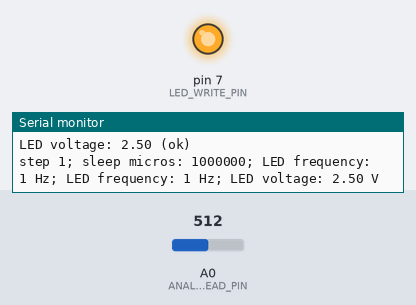
Recording of a sketch running on a simulated Arduino Uno, built with avr-gcc and run on an emulated ATmega328P. Shown: output pins drawn as LEDs (lit = HIGH), the last lines printed to the serial monitor. Inputs (shaded band) come from the test bench; at power-on: A0 (ANALOG_READ_PIN) = 512.

Above: at 0.2 s.
At 19.84 s:
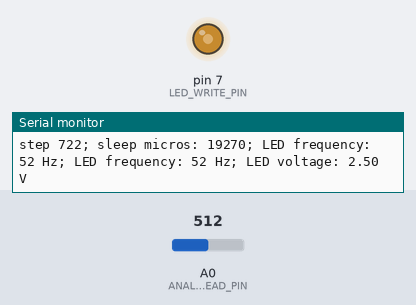
At 39.57 s:
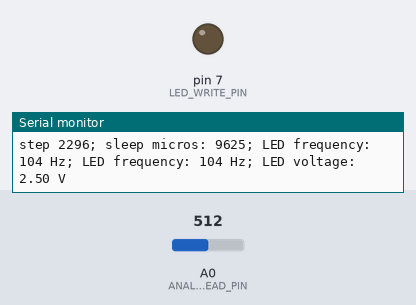
Timing chart, 0 to 40.0 s (numbered marks = the images above):
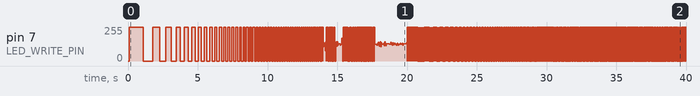

The sketch:

blink_limit_log.ino
```cpp
#define LED_WRITE_PIN 7

#include "led_voltage.h"
#include "logging.h"

LogEveryNSec logger;

void setup() {
  Serial.begin(115200);          // start modem.
  delay(100);                    // wait for modem and serial monitor to sync up.
  Serial.println("\nstart");     // here we go!

  // ready LED
  pinMode(LED_WRITE_PIN, OUTPUT);
  check_led_voltage(LED_WRITE_PIN);

  logger = LogEveryNSec(3.812);  // log at pi/12 Hz
}

long base_sleep_micros = 1e6;
long count = 0;

bool led_state = false;

// Flips the physical LED and returns the next state.
bool flip_led(bool state) {
  digitalWrite(LED_WRITE_PIN, not state);
  return not state;
}

// Wait for the next cycle.
void wait(long micros_to_sleep) {
  // delayMicroseconds is for short delays, and can only wait ~1/15 second.
  if (micros_to_sleep < 65536) {   // 2^16 micros max
    delayMicroseconds(micros_to_sleep);
  } else {
    delay(micros_to_sleep / 1000);
  }
}

void loop() {
  count++;
  led_state = flip_led(led_state);

  long micros_to_sleep = round(base_sleep_micros / pow(count, 0.6));
  logger.Log("step " + String(count) + "; sleep micros: " + String(micros_to_sleep) + "; LED frequency: " + String(round(1e6 / micros_to_sleep)) + " Hz; LED frequency: " + String(round(1e6 / micros_to_sleep)) + " Hz; LED voltage: " + String(led_voltage()) + " V");
  wait(micros_to_sleep);
}
```

led_voltage.h
```cpp
// Use analog pin A0 to check LED supply voltage.
#define ANALOG_READ_PIN A0

float led_voltage() {
  int sensor = analogRead(ANALOG_READ_PIN);  // sensor reading is between 0 and 1024
  float voltage = 5.0 * sensor / 1024;       // voltage is between 0 and 5 V.
  return voltage;
}

// Check LED supply voltage.
void check_led_voltage(int led_write_pin) {
  digitalWrite(led_write_pin, HIGH);  // turn on
  float voltage = led_voltage();
  Serial.print("LED voltage: " + String(voltage));
  if (voltage < 1.9) {
    Serial.println("\nSupply voltage is too low; LED may not light. (Decrease limiting resistor?)");
    Serial.print("Waiting five seconds...   ");
    delay(5000);
    Serial.println("Proceeding.");
  } else if (voltage > 3.0) {
    digitalWrite(led_write_pin, LOW);  // turn off
    Serial.println("\nSupply voltage is too high! Stopping.");
    delay(100);
    exit(0);
  } else {
    Serial.println(" (ok)");
  }
}
```

logging.cpp
```cpp
#include "logging.h"

#include "Arduino.h"
#include "HardwareSerial.h"

LogEveryNSec::LogEveryNSec(float n_seconds) :
  micros_between(max(0, round(n_seconds * 1e6))) { }

LogEveryNSec::LogEveryNSec() = default;

void LogEveryNSec::Log(String log_line) {
  if (micros() >= next_log_micros) {
    Serial.println(log_line);
    next_log_micros = micros() + micros_between;
  }
}
```

logging.h
```cpp
#pragma once

#include "WString.h"

class LogEveryNSec {
public:
  LogEveryNSec(float n_seconds);
  LogEveryNSec();

  void Log(String log_line);

  private:
  long int micros_between = 1e6;
  long next_log_micros = 0;
};
```

Measured:
- by itself, pin 7 (LED_WRITE_PIN): 255/255 → 0/255 at 1.1 s, → 255/255 0.66 s later, → 0/255 0.52 s later, → 255/255 0.44 s later, … (1879 changes in this stretch)
